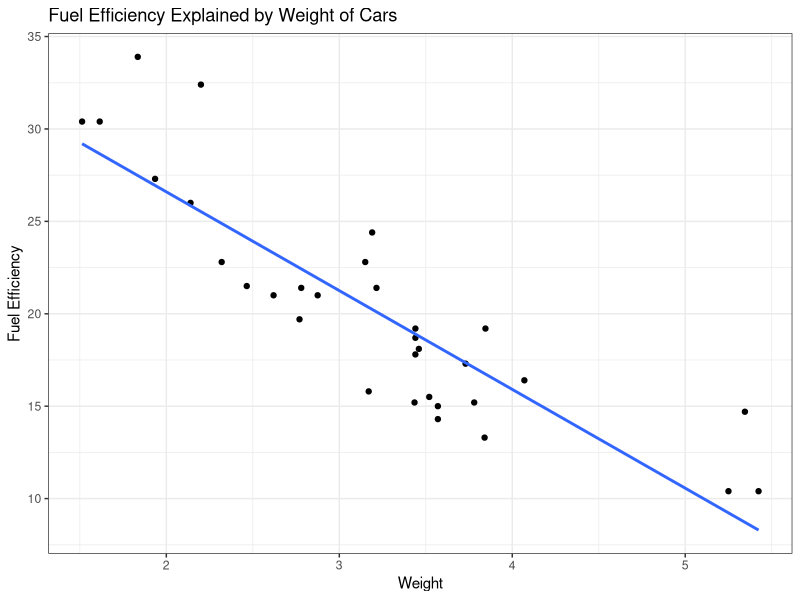
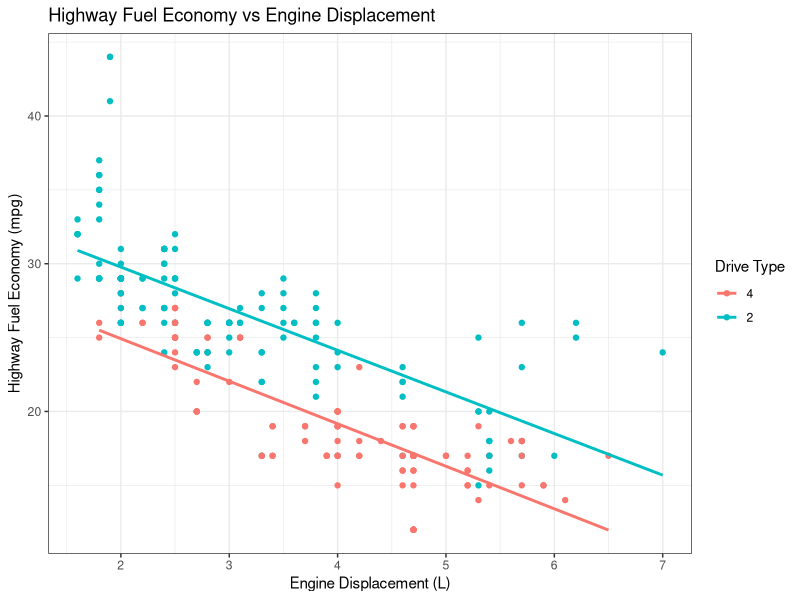
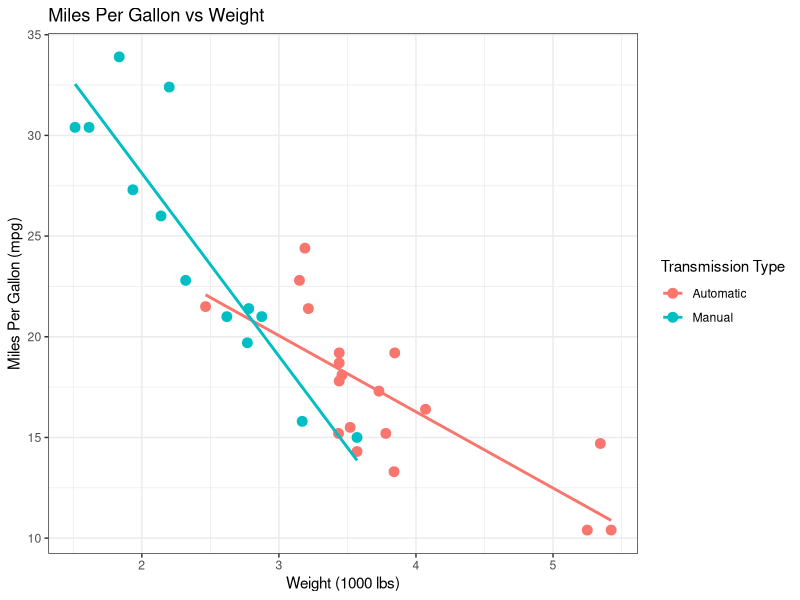
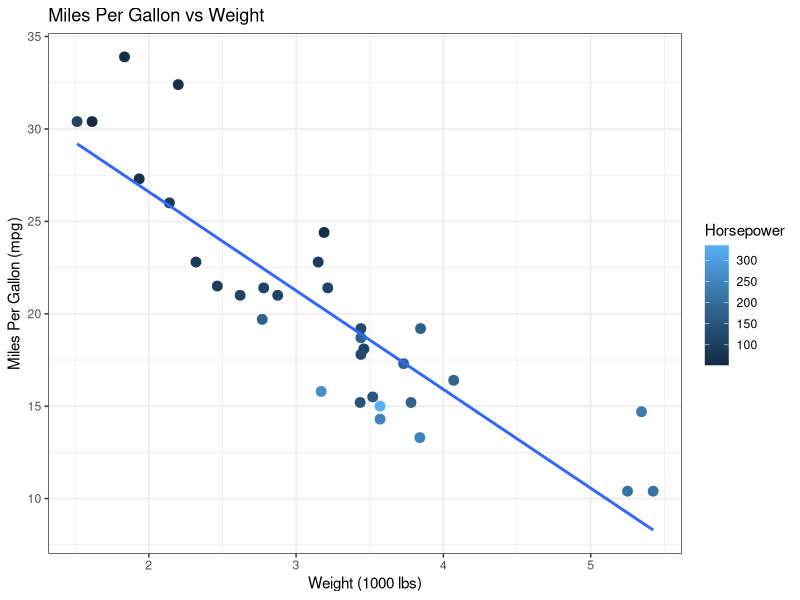

Generate these figures, in order, with R:
## ---- chunk 1
#| label: Load Libraries
#| message: false
#| warning: false
#| include: false
library(tidyverse)
## ---- chunk 2
#| label: Visualize Simple Linear Regresion
#| echo: true
#| message: false
#| warning: false
mtcars %>% 
  ggplot(aes(wt ,mpg)) +
  geom_point() +
  geom_smooth(method = lm, se = F) +
  theme_bw() +
  labs(
    title = "Fuel Efficiency Explained by Weight of Cars",
    x = "Weight",
    y = "Fuel Efficiency"
  )
## ---- chunk 3
#| label: Visualize Multiple Linear Regresion
#| echo: true
#| message: false
#| warning: false

# Model effects, assuming interaction (*)
model1 <- mpg %>%
  mutate(drv = fct_recode(drv, "2" = "f", "2" = "r")) %>%
  lm(formula = hwy ~ displ * drv, data = .)

summary(model1)

mpg %>% 
  mutate(drv = fct_recode(drv, "2" = "f", "2" = "r")) %>% 
  ggplot(aes(displ, hwy, color = drv)) +
    geom_point() +
    geom_smooth(method = lm, se = FALSE) +
      labs(
        title = "Highway Fuel Economy vs Engine Displacement",
        x = "Engine Displacement (L)",
        y = "Highway Fuel Economy (mpg)",
        color = "Drive Type"
      ) +
    theme_bw()


# Model effects, no interaction (*)
model2 <- mpg %>%
  mutate(drv = fct_recode(drv, "2" = "f", "2" = "r")) %>%
  lm(formula = hwy ~ displ + drv, data = .)

summary(model2)
## ---- chunk 4
#| label: Visualize Multiple Linear Regresion - Interaction 1
#| echo: true
#| message: false
#| warning: false
model3 <- lm(formula = mpg ~ wt * am, data = mtcars)
summary(model3)

ggplot(mtcars, aes(x = wt, y = mpg, color = factor(am, labels = c("Automatic", "Manual")))) +
  geom_point(size = 3) +
  geom_smooth(method = lm, se = F) +
  labs(
    title = "Miles Per Gallon vs Weight",
    x = "Weight (1000 lbs)",
    y = "Miles Per Gallon (mpg)",
    color = "Transmission Type"
  ) +
  theme_bw()
## ---- chunk 5
#| label: Visualize Multiple Linear Regresion - Interaction 2
#| echo: true
#| message: false
#| warning: false

mtcars %>% 
  lm(mpg ~ wt*hp, data = .) %>% 
  summary()

ggplot(mtcars, aes(x = wt, y = mpg, color = hp)) +
  geom_point(size = 3) +
  geom_smooth(method = lm, se = FALSE) +
  labs(
    title = "Miles Per Gallon vs Weight",
    x = "Weight (1000 lbs)",
    y = "Miles Per Gallon (mpg)",
    color = "Horsepower"
  ) +
  theme_bw()
